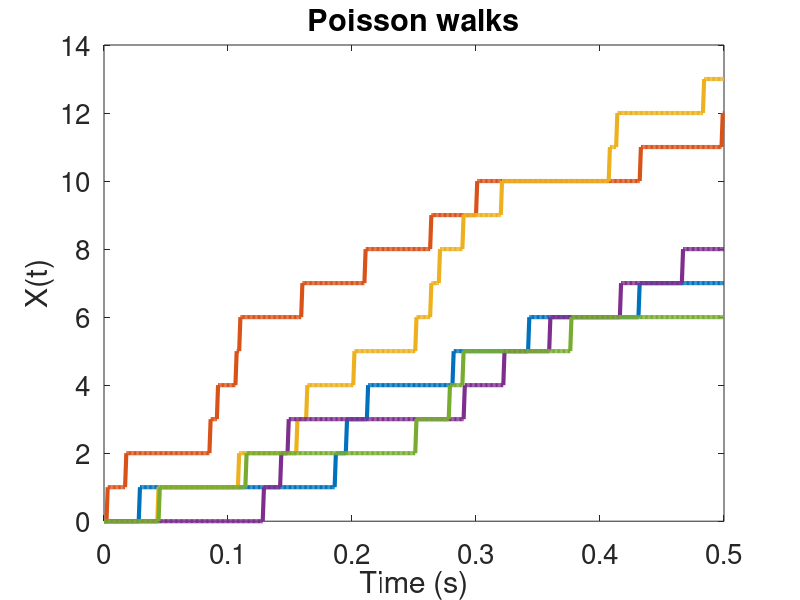

Write MATLAB code to recreate this figure.
%%%%%%%%%%%%%%%%%%%%%%%%%%%%%%%%%%%%%%%%%%%%%%%%%%%%%%%%%%%%%%%%%%%%%%%%%%%
% A simple Poisson random walk simulator in 1-dimension
%
% Made by: Oscar A. Nieves
% Made in: 2019
%%%%%%%%%%%%%%%%%%%%%%%%%%%%%%%%%%%%%%%%%%%%%%%%%%%%%%%%%%%%%%%%%%%%%%%%%%%
close all; clear all; clc;

%% Parameters
T = 0.5;     % simulation time
sims = 5;    % number of walks
dt = 1e-3;   % step-size
tv = 0:dt:T; % time array
X0 = 0;      % initial position
lam = 20;   % lambda parameter
Lt = length(tv);
Y = zeros(Lt,sims); % store random walks

%% Random walk loop
for N = 1:sims
    X = zeros(Lt,1);
    X(1) = X0;
    for n = 1:Lt-1
        Dr = poissrnd(lam*dt);
        X(n+1) = X(n) +  Dr;
    end
    Y(:,N) = X;
end

%% Plots
figure(1);
set(gcf,'color','w');
plot(tv,Y,'LineWidth',3);
xlabel('Time (s)');
ylabel('X(t)');
title('Poisson walks');
set(gca,'FontSize',20);
%%%%%%%%%%%%%%%%%%%%%%%%%%%%%%%%%%%%%%%%%%%%%%%%%%%%%%%%%%%%%%%%%%%%%%%%%%%